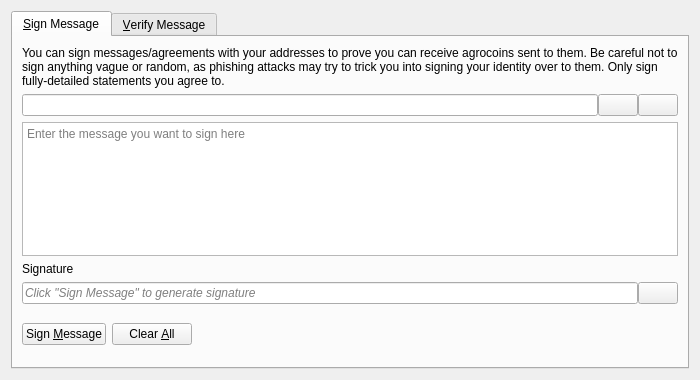
<?xml version="1.0" encoding="UTF-8"?>
<ui version="4.0">
 <class>SignVerifyMessageDialog</class>
 <widget class="QDialog" name="SignVerifyMessageDialog">
  <property name="geometry">
   <rect>
    <x>0</x>
    <y>0</y>
    <width>700</width>
    <height>380</height>
   </rect>
  </property>
  <property name="windowTitle">
   <string>Signatures - Sign / Verify a Message</string>
  </property>
  <property name="modal">
   <bool>true</bool>
  </property>
  <layout class="QVBoxLayout" name="verticalLayout">
   <item>
    <widget class="QTabWidget" name="tabWidget">
     <property name="currentIndex">
      <number>0</number>
     </property>
     <widget class="QWidget" name="tabSignMessage">
      <attribute name="title">
       <string>&amp;Sign Message</string>
      </attribute>
      <layout class="QVBoxLayout" name="verticalLayout_SM">
       <item>
        <widget class="QLabel" name="infoLabel_SM">
         <property name="text">
          <string>You can sign messages/agreements with your addresses to prove you can receive agrocoins sent to them. Be careful not to sign anything vague or random, as phishing attacks may try to trick you into signing your identity over to them. Only sign fully-detailed statements you agree to.</string>
         </property>
         <property name="textFormat">
          <enum>Qt::PlainText</enum>
         </property>
         <property name="wordWrap">
          <bool>true</bool>
         </property>
        </widget>
       </item>
       <item>
        <layout class="QHBoxLayout" name="horizontalLayout_1_SM">
         <property name="spacing">
          <number>0</number>
         </property>
         <item>
          <widget class="QValidatedLineEdit" name="addressIn_SM">
           <property name="toolTip">
            <string>The AgroCoin address to sign the message with</string>
           </property>
          </widget>
         </item>
         <item>
          <widget class="QPushButton" name="addressBookButton_SM">
           <property name="toolTip">
            <string>Choose previously used address</string>
           </property>
           <property name="text">
            <string/>
           </property>
           <property name="icon">
            <iconset resource="../agrocoin.qrc">
             <normaloff>:/icons/address-book</normaloff>:/icons/address-book</iconset>
           </property>
           <property name="shortcut">
            <string>Alt+A</string>
           </property>
           <property name="autoDefault">
            <bool>false</bool>
           </property>
          </widget>
         </item>
         <item>
          <widget class="QPushButton" name="pasteButton_SM">
           <property name="toolTip">
            <string>Paste address from clipboard</string>
           </property>
           <property name="text">
            <string/>
           </property>
           <property name="icon">
            <iconset resource="../agrocoin.qrc">
             <normaloff>:/icons/editpaste</normaloff>:/icons/editpaste</iconset>
           </property>
           <property name="shortcut">
            <string>Alt+P</string>
           </property>
           <property name="autoDefault">
            <bool>false</bool>
           </property>
          </widget>
         </item>
        </layout>
       </item>
       <item>
        <widget class="QPlainTextEdit" name="messageIn_SM">
         <property name="toolTip">
          <string>Enter the message you want to sign here</string>
         </property>
         <property name="placeholderText">
          <string>Enter the message you want to sign here</string>
         </property>
        </widget>
       </item>
       <item>
        <widget class="QLabel" name="signatureLabel_SM">
         <property name="text">
          <string>Signature</string>
         </property>
         <property name="textFormat">
          <enum>Qt::PlainText</enum>
         </property>
        </widget>
       </item>
       <item>
        <layout class="QHBoxLayout" name="horizontalLayout_2_SM">
         <property name="spacing">
          <number>0</number>
         </property>
         <item>
          <widget class="QLineEdit" name="signatureOut_SM">
           <property name="placeholderText">
            <string>Click "Sign Message" to generate signature</string>
           </property>
           <property name="font">
            <font>
             <italic>true</italic>
            </font>
           </property>
           <property name="readOnly">
            <bool>true</bool>
           </property>
          </widget>
         </item>
         <item>
          <widget class="QPushButton" name="copySignatureButton_SM">
           <property name="toolTip">
            <string>Copy the current signature to the system clipboard</string>
           </property>
           <property name="text">
            <string/>
           </property>
           <property name="icon">
            <iconset resource="../agrocoin.qrc">
             <normaloff>:/icons/editcopy</normaloff>:/icons/editcopy</iconset>
           </property>
           <property name="autoDefault">
            <bool>false</bool>
           </property>
          </widget>
         </item>
        </layout>
       </item>
       <item>
        <layout class="QHBoxLayout" name="horizontalLayout_3_SM">
         <item>
          <widget class="QPushButton" name="signMessageButton_SM">
           <property name="toolTip">
            <string>Sign the message to prove you own this AgroCoin address</string>
           </property>
           <property name="text">
            <string>Sign &amp;Message</string>
           </property>
           <property name="icon">
            <iconset resource="../agrocoin.qrc">
             <normaloff>:/icons/edit</normaloff>:/icons/edit</iconset>
           </property>
           <property name="autoDefault">
            <bool>false</bool>
           </property>
          </widget>
         </item>
         <item>
          <widget class="QPushButton" name="clearButton_SM">
           <property name="toolTip">
            <string>Reset all sign message fields</string>
           </property>
           <property name="text">
            <string>Clear &amp;All</string>
           </property>
           <property name="icon">
            <iconset resource="../agrocoin.qrc">
             <normaloff>:/icons/remove</normaloff>:/icons/remove</iconset>
           </property>
           <property name="autoDefault">
            <bool>false</bool>
           </property>
          </widget>
         </item>
         <item>
          <spacer name="horizontalSpacer_1_SM">
           <property name="orientation">
            <enum>Qt::Horizontal</enum>
           </property>
           <property name="sizeHint" stdset="0">
            <size>
             <width>40</width>
             <height>48</height>
            </size>
           </property>
          </spacer>
         </item>
         <item>
          <widget class="QLabel" name="statusLabel_SM">
           <property name="font">
            <font>
             <weight>75</weight>
             <bold>true</bold>
            </font>
           </property>
           <property name="text">
            <string/>
           </property>
           <property name="wordWrap">
            <bool>true</bool>
           </property>
          </widget>
         </item>
         <item>
          <spacer name="horizontalSpacer_2_SM">
           <property name="orientation">
            <enum>Qt::Horizontal</enum>
           </property>
           <property name="sizeHint" stdset="0">
            <size>
             <width>40</width>
             <height>48</height>
            </size>
           </property>
          </spacer>
         </item>
        </layout>
       </item>
      </layout>
     </widget>
     <widget class="QWidget" name="tabVerifyMessage">
      <attribute name="title">
       <string>&amp;Verify Message</string>
      </attribute>
      <layout class="QVBoxLayout" name="verticalLayout_VM">
       <item>
        <widget class="QLabel" name="infoLabel_VM">
         <property name="text">
          <string>Enter the receiver's address, message (ensure you copy line breaks, spaces, tabs, etc. exactly) and signature below to verify the message. Be careful not to read more into the signature than what is in the signed message itself, to avoid being tricked by a man-in-the-middle attack. Note that this only proves the signing party receives with the address, it cannot prove sendership of any transaction!</string>
         </property>
         <property name="textFormat">
          <enum>Qt::PlainText</enum>
         </property>
         <property name="alignment">
          <set>Qt::AlignLeading|Qt::AlignLeft|Qt::AlignTop</set>
         </property>
         <property name="wordWrap">
          <bool>true</bool>
         </property>
        </widget>
       </item>
       <item>
        <layout class="QHBoxLayout" name="horizontalLayout_1_VM">
         <property name="spacing">
          <number>0</number>
         </property>
         <item>
          <widget class="QValidatedLineEdit" name="addressIn_VM">
           <property name="toolTip">
            <string>The AgroCoin address the message was signed with</string>
           </property>
          </widget>
         </item>
         <item>
          <widget class="QPushButton" name="addressBookButton_VM">
           <property name="toolTip">
            <string>Choose previously used address</string>
           </property>
           <property name="text">
            <string/>
           </property>
           <property name="icon">
            <iconset resource="../agrocoin.qrc">
             <normaloff>:/icons/address-book</normaloff>:/icons/address-book</iconset>
           </property>
           <property name="shortcut">
            <string>Alt+A</string>
           </property>
           <property name="autoDefault">
            <bool>false</bool>
           </property>
          </widget>
         </item>
        </layout>
       </item>
       <item>
        <widget class="QPlainTextEdit" name="messageIn_VM">
          <property name="toolTip">
            <string>The signed message to verify</string>
          </property>
          <property name="placeholderText">
            <string>The signed message to verify</string>
          </property>
        </widget>
       </item>
       <item>
        <widget class="QValidatedLineEdit" name="signatureIn_VM">
          <property name="toolTip">
            <string>The signature given when the message was signed</string>
          </property>
          <property name="placeholderText">
            <string>The signature given when the message was signed</string>
          </property>
        </widget>
       </item>
       <item>
        <layout class="QHBoxLayout" name="horizontalLayout_2_VM">
         <item>
          <widget class="QPushButton" name="verifyMessageButton_VM">
           <property name="toolTip">
            <string>Verify the message to ensure it was signed with the specified AgroCoin address</string>
           </property>
           <property name="text">
            <string>Verify &amp;Message</string>
           </property>
           <property name="icon">
            <iconset resource="../agrocoin.qrc">
             <normaloff>:/icons/transaction_0</normaloff>:/icons/transaction_0</iconset>
           </property>
           <property name="autoDefault">
            <bool>false</bool>
           </property>
          </widget>
         </item>
         <item>
          <widget class="QPushButton" name="clearButton_VM">
           <property name="toolTip">
            <string>Reset all verify message fields</string>
           </property>
           <property name="text">
            <string>Clear &amp;All</string>
           </property>
           <property name="icon">
            <iconset resource="../agrocoin.qrc">
             <normaloff>:/icons/remove</normaloff>:/icons/remove</iconset>
           </property>
           <property name="autoDefault">
            <bool>false</bool>
           </property>
          </widget>
         </item>
         <item>
          <spacer name="horizontalSpacer_1_VM">
           <property name="orientation">
            <enum>Qt::Horizontal</enum>
           </property>
           <property name="sizeHint" stdset="0">
            <size>
             <width>40</width>
             <height>48</height>
            </size>
           </property>
          </spacer>
         </item>
         <item>
          <widget class="QLabel" name="statusLabel_VM">
           <property name="font">
            <font>
             <weight>75</weight>
             <bold>true</bold>
            </font>
           </property>
           <property name="text">
            <string/>
           </property>
           <property name="wordWrap">
            <bool>true</bool>
           </property>
          </widget>
         </item>
         <item>
          <spacer name="horizontalSpacer_2_VM">
           <property name="orientation">
            <enum>Qt::Horizontal</enum>
           </property>
           <property name="sizeHint" stdset="0">
            <size>
             <width>40</width>
             <height>48</height>
            </size>
           </property>
          </spacer>
         </item>
        </layout>
       </item>
      </layout>
     </widget>
    </widget>
   </item>
  </layout>
 </widget>
 <customwidgets>
  <customwidget>
   <class>QValidatedLineEdit</class>
   <extends>QLineEdit</extends>
   <header>qt/qvalidatedlineedit.h</header>
  </customwidget>
 </customwidgets>
 <resources>
  <include location="../agrocoin.qrc"/>
 </resources>
 <connections/>
</ui>
